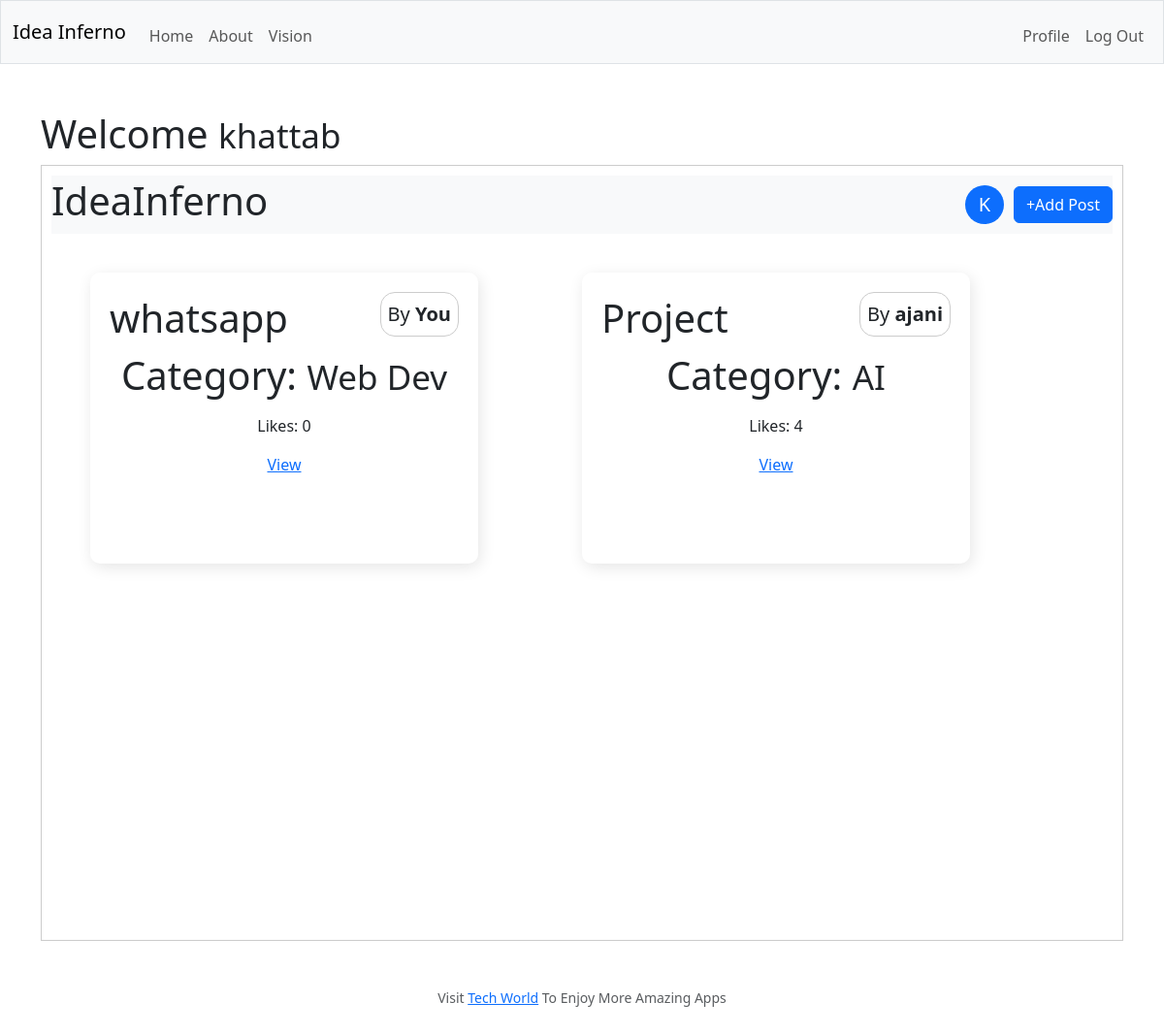
Screenshot of /home (signed in) with the database file from the repository.
### tables this page shows
CREATE TABLE posts (
    id INTEGER PRIMARY KEY,
    user_id INTEGER NOT NULL,
    author TEXT NOT NULL,
    title TEXT NOT NULL,
    body TEXT NOT NULL,
    category TEXT NOT NULL,
    file_path TEXT,
    likes INTEGER DEFAULT 0,
    posted_at DATETIME DEFAULT CURRENT_TIMESTAMP,
    is_anonymous BOOLEAN DEFAULT 0
);

### app.py (the view)
@app.route("/home")
@is_logged_in
def home():
    username = session['username']
    profile = username[0].capitalize()
    posts = db.execute("SELECT * FROM posts ORDER BY posted_at DESC")
    return render_template('home.html', posts=posts, profile=profile)

### helpers.py (called while the page is built)
def is_logged_in(f):
    @wraps(f)
    def wrap(*args, **kwargs):
        if 'logged_in' in session:
            return f(*args, **kwargs)
        elif 'admin' in session:
            return f(*args, **kwargs)
        else:
            flash('Unauthorized, Please login', 'danger')
            return redirect(url_for('login'))
    return wrap

### templates/home.html (shortened to what this page needs)
{% extends "layout.html" %}
{% block main %}
    <h3 class="display-6">Welcome <small>{{session['username']}}</small></h3>
    <div class="page home">
        <div class="nav bg-light">
            <h4 class="display-6">IdeaInferno</h4>
            <div class="nav">
                <div class="profile">{{profile}}</div>
                <a href="{{url_for('add_post')}}" class="display-5 btn btn-primary">+Add Post</a>
            </div>
        </div>
        <div class="home-content">
            <div class="posts">
                {% for post in posts %}
                <div class="posts-info text-center" >
                    <div class="post-head">
                        <h3 class="display-6">{{ post.title }} </h3>
                        <p class="author">
                            By
                            {% if post.author == session.username %}
                            <strong>You</strong>
                            {% elif post['is_anonymous'] == 1 %}
                            <strong>Anonymous</strong>
                            {% else %}
                            <strong>{{post.author}}</strong>
                            {% endif %}
                        </p>
                    </div>
                    <p class="display-6">Category: <small>{{post.category}}</small> </p>
                    <p>Likes: {{ post.likes }}</p>
                    <a href="{{url_for('post', id=post.id)}}">View</a>
                </div>
                {% else %}
                <p>No Post Found</p>
                {% endfor %}
            </div>
        </div>
    </div>
{% endblock %}

### static/style.css (style rules this page uses)
body { overflow-y: scroll; }
.page { padding: 10px; border: 1px solid #ccc; }
.home { height: 100vh; position: relative; overflow-y: scroll; }
.nav { top: 0; display: flex; align-items: center; justify-content: space-between; position: sticky; position: sticky; z-index: 1; }
.profile { display: inline-flex; align-items: center; justify-content: center; font-size: 20px; border-radius: 50%; height: 40px; width: 40px; color: #fff; margin: 10px; background: #0d6efd; cursor: pointer; }
.posts { padding: 40px; display: grid; grid-template-columns: repeat(2, 1fr); }
.posts-info { position: relative; line-height: 1.5; padding: 20px; border-radius: 10px; width: 400px; height: 300px; box-shadow: 2px 4px 16px rgba(0, 0, 0, .1); margin-bottom: 30px; }
.post-head { display: flex; justify-content: space-between; align-items: center; top: 0; }
.author { font-size: 20px; border: 1px solid #ccc; padding: 7px; border-radius: 15px; }

### rows the page displays
posts: username "khattab", title "whatsapp", shows "You", category "Web Dev", likes "0"
posts: title "Project", author "ajani", category "AI", likes "4"

### other values shown
{{ profile }} "K"
